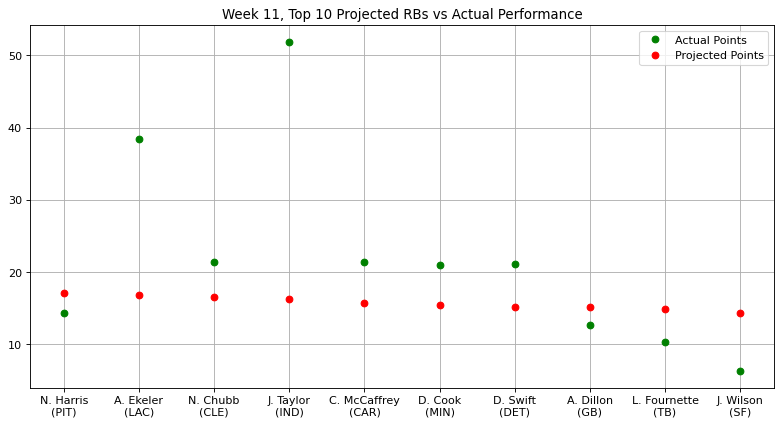

Python code for this plot:
# Stats provided by NFL Fantasy
# Week 11, Top 10 Projected RBs vs Actual Performance

import matplotlib.pyplot as plt
import numpy as np
from matplotlib.pyplot import figure
figure(figsize=(12, 6), dpi=80)

actualPoints = np.array([14.40,38.50,21.40,51.90,21.40,21.00,21.10,12.70,10.40,6.30])
projPoints = np.array([17.07,16.89,16.53,16.27,15.71,15.48,15.24,15.12,14.91,14.32])
players = np.array(["N. Harris\n(PIT)","A. Ekeler\n(LAC)","N. Chubb\n(CLE)","J. Taylor\n(IND)",
                    "C. McCaffrey\n(CAR)","D. Cook\n(MIN)","D. Swift\n(DET)","A. Dillon\n(GB)",
                    "L. Fournette\n(TB)","J. Wilson\n(SF)"])

plt.plot(players, actualPoints, 'o', c = 'g', label = 'Actual Points', ms = 6)
plt.plot(projPoints, 'o', c = 'r', label = 'Projected Points', ms = 6)
plt.title("Week 11, Top 10 Projected RBs vs Actual Performance")
plt.legend()
plt.grid()
plt.show()
